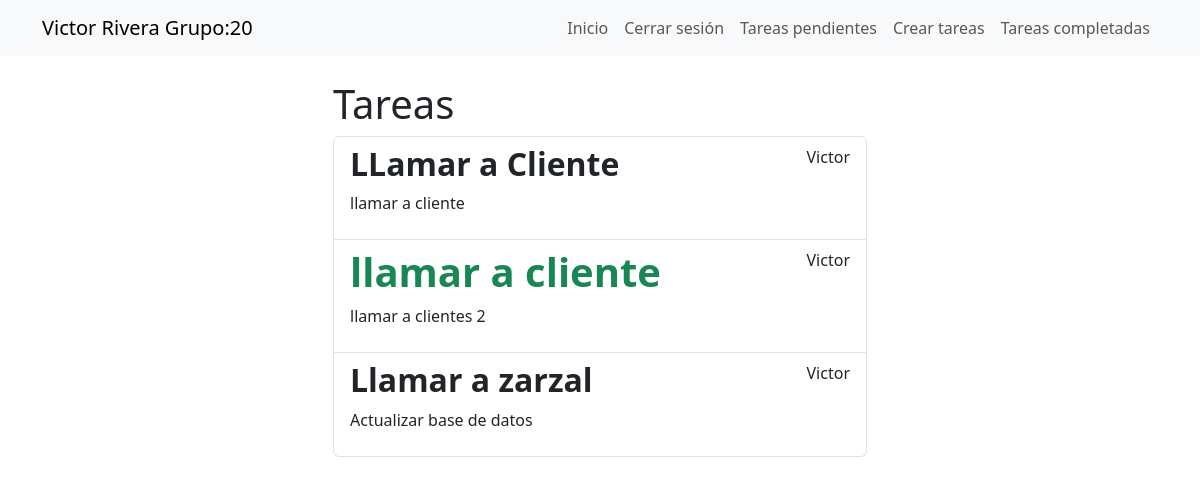
/tareas/ (signed in), run on an earlier commit of the app's database.
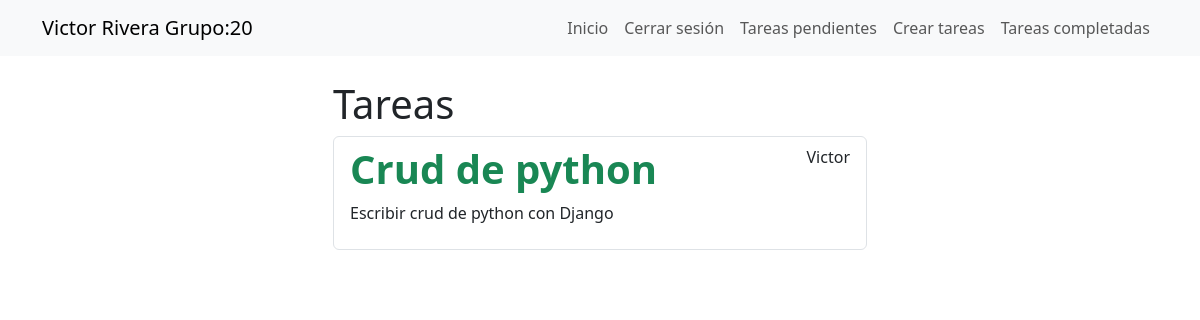
And on a later commit of the database.
### tareas/models.py (models this page shows, shortened)
class Tarea(models.Model):
    titulo=models.CharField(max_length=100)
    descripcion=models.TextField(blank=True)
    creado=models.DateTimeField(auto_now_add=True)
    finalizado=models.DateTimeField(null=True)
    importancia=models.BooleanField(default=False)
    usuario=models.ForeignKey(User, on_delete=models.CASCADE)

### tareas/views.py (the view)
# urls.py: path('tareas/', views.tareas, name='tareas'),
@login_required
def tareas(request):
    tareas=Tarea.objects.filter(usuario=request.user,finalizado__isnull=True)
    return render(request, 'tareas.html',{'tareas':tareas})

### tareas/templates/tareas.html
{% extends 'templates.html' %}
{% block content %}
<main class='container'>
<div class='row'>
    <div class='col-md-6 offset-md-3'>
<h1>Tareas</h1>
<ul class='list-group'>
    {% for tarea in tareas %}
        <a class='list-group-item' href="{% url 'detalleTareas' tarea.id %}">
         <header class='d-flex justify-content-between'>
            {% if tarea.importancia %}
            <h1 class='fw-bold text-success'>{{ tarea.titulo }}</h1>
        {% else %}
            <h2 class='fw-bold'>{{ tarea.titulo }}</h2>
        {% endif %}
        <p>{{ tarea.usuario.username }}</p>
         </header>
            <p>{{ tarea.descripcion }}</p>
            </a>
    {% endfor %}
</ul>
</div>
</div>
</main>
{% endblock %}

### tareas/templates/templates.html (shortened to what this page needs)
<!DOCTYPE html>
<html lang="es">
<head>
    <link href="https://cdn.jsdelivr.net/npm/bootstrap@5.3.3/dist/css/bootstrap.min.css" rel="stylesheet">
</head>
<body>
    <nav class="navbar navbar-expand-lg bg-body-tertiary">
        <div class="container">
          <a class="navbar-brand" href="/">Victor Rivera Grupo:20</a>
          <div class="collapse navbar-collapse" id="navbarNav">
            <ul class="navbar-nav ms-auto">
              <li class="nav-item">
                <a class="nav-link" aria-current="page" href="/">Inicio</a>
              </li>
              {% if user.is_authenticated %}
                  <li class="nav-item">
                      <a class="nav-link" href="/cerrarSesion">Cerrar sesión</a>
                  </li>
                  <li class="nav-item">
                      <a class="nav-link" href="/tareas">Tareas pendientes</a>
                  </li>
                  <li class="nav-item">
                      <a class="nav-link" href="/tareas/creacion/">Crear tareas</a>
                  </li>
                  <li class="nav-item">
                      <a class="nav-link" href="/tareas/tareasFinalizadas/">Tareas completadas</a>
                  </li>
              {% endif %}
            </ul>
          </div>
        </div>
      </nav>
    <div class="container mt-4">
        {% block content %}
        {% endblock %}
    </div>
</body>
</html>

What changed in the data, as far as the page shows it:
removed Tarea: titulo "LLamar a Cliente", usuario.username "Victor", descripcion "llamar a cliente"
removed Tarea: titulo "llamar a cliente", usuario.username "Victor", descripcion "llamar a clientes 2"
removed Tarea: titulo "Llamar a zarzal", usuario.username "Victor", descripcion "Actualizar base de datos"
added Tarea: titulo "Crud de python", usuario.username "Victor", descripcion "Escribir crud de python con Django"
